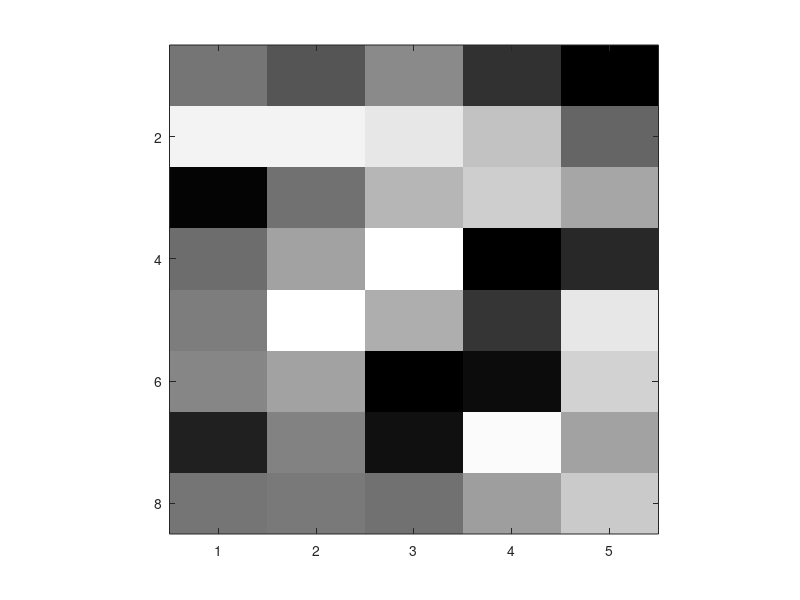
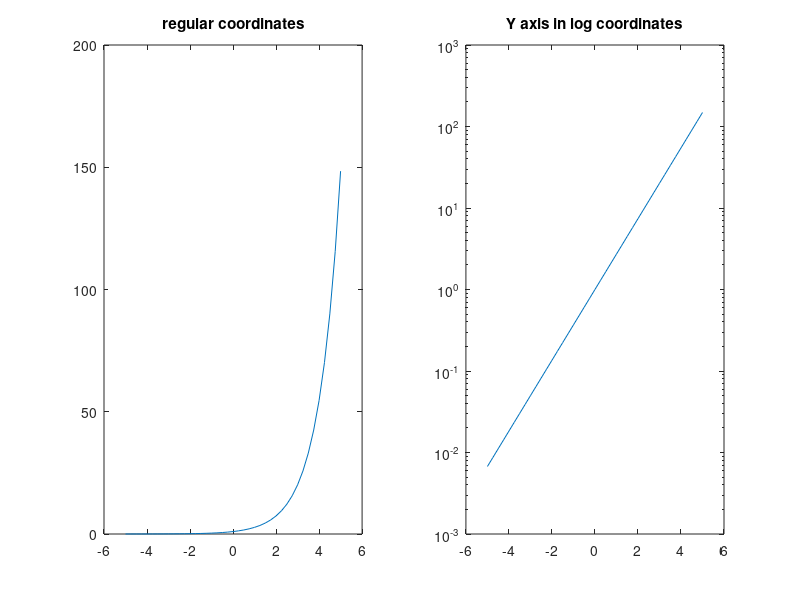

Recreate these plots in MATLAB, in order.
%% Intro to matlab tutorial, Odelia Schwartz and Eero Simoncelli
%
% In Matlab's editor, to run one block of code (starting with %%)
% you can use the Run and Advance button.
% You can also copy and paste lines from a text editor into Matlab

% Intro to matlab tutorial.

%% (1) Help and basics
%%%%%%%%%%%%%%%%%%%%%%

% The symbol "%" is used in front of a comment.

% To get help type "help" (will give list of help topics) or "help topic"

% If you don't know the exact name of the topic or command you are looking for,
% type "lookfor keyword" (e.g., "lookfor regression")

% When writing a long matlab statement that exceeds a single row use ...
% to continue statement to next row.

% When using the command line, a ";" at the end means matlab will not
% display the result. If ";" is omitted then matlab will display result.

% Use the up-arrow to recall commands without retyping them (and down
% arrow to go forward in commands).

% Other commands borrowed from emacs and/or tcsh:
% C-a moves to beginning of line (C-e for end), C-f moves forward a
% character (C-b moves back), C-d deletes a character, C-k deletes 
% the line to the right of the cursor, C-p goes back through the
% command history and C-n goes forward (equivalent to up and down arrows).

%% (2) Objects in matlab -- the basic objects in matlab are scalars,
% vectors, and matrices...
%%%%%%%%%%%%%%%%%%%%%%%%%%%%%%%%%%%%%%%%%%%%%%%%%%%%%%%%%%%%%%%%%%%%%%%

% Define a scalar
N = 5

%% Define a row vector
v = [1 0 0]

%% Define a column vector
v = [1;2;3]
   
%% Transpose a vector (row to column or column to row)
v = v'

%% Define a vector in a certain range: v=start:stepsize:end
v = 1:.5:3

v = pi*[-4:4]/4

%% The empty vector
v = []

%% Define a matrix 
m = [1 2 3; 4 5 6]

%% matrices in matlab are such that 1ST parameter is ROWS
%                                  2ND parameter is COLS 
% Define a zeros/ones matrix/vector: zeros(numrows, numcols)
m = zeros(2,3)   

%%
v = ones(1,3)  

%% The identity matrix
m = eye(3)

%% Define a random matrix or vector: (see differences rand, randn)
v = rand(1,3) 
v = rand(1,3) 
v = rand(1,3) 

%% Note: if you don't define a variable, but just write down an expression
% matlab will by default assign it to variable ans.

[1 2 3]

%% Access a vector or matrix: vector(number) or matrix(rownumber, columnnumber)
v = [1 2 3];
v(3)

%%
m = [1 2 3; 4 5 6]
m(1,3)              %1st row, 3rd col

%% Access a row/column of a matrix: matrix(rownum,:) matrix(:,column)
% : means all values in that row or column, or you can specify a range of vals.

m
m(2,:)    %2nd row

%%
m
m(:,1)    %1st column

%%
m
m(2,1:2)

%%
m
m(1:2, 1:2)  %1st row to 2nd row, 1st col to 2nd col

%%
% size of a matrix

m
size(m)
size(m,1)  %num rows
size(m,2)  %num columns

%%
% we can create a new vector of zeros the same size as m
m1=zeros(size(m))

%%
% what objects/variables have I defined: who

%%
who

%%
% detailed description - whos

whos

%% (3) Simple operations on vectors and matrices
%%%%%%%%%%%%%%%%%%%%%%%%%%%%%%%%%%%%%%%%%%%%%%%%

% (A) Pointwise Operations:
%%%%%%%%%%%%%%%%%%%%%%%%%%%%
% addition of vectors/matrices and multiplication by a scalar
% are done "element by element"

a =[1 2 3 4];
2 * a 

%%
a = [1 2 3 4];
b = [5 6 7 8];
a + b

%%
% But * / ^ are matrix operations and do not operate "element by element". 
% To make them pointwise, use a "." in front: .* ./ .^

a = [1 2; 3 4]
point_sqrd = a .^2

%%
a = [1 2 3]';
b = [4 5 6]';
point_mult = a.*b

%%
% Matlab has a large number of built in functions, see p.7 matlab primer.
% some operate on each point of a vector/matrix:

log([1 2 3 4])

%%
round([1.5 2; 2.2 3.1])

%%
% (B) Vector Operations
%%%%%%%%%%%%%%%%%%%%%%%

% Built-in matlab functions that operate on a vector. If a matrix is given, 
% then operates on each column of matrix. Some examples:

%%
a=[1 4 6 3];
sum(a)

%%
a
mean(a)
std(a)
max(a)

%%
a = [1 2 3; 4 5 6]
mean(a)                      %mean of each column
max(a)                       %max of each column    
max( max([1 2 3; 4 5 6]) )   %to obtain max of matrix

%%
% (C) Matrix Operations:
%%%%%%%%%%%%%%%%%%%%%%%%

% matrix multiplication
% make sure sizes match- (i j) * (j k)

% [1 2 3]  * [4 5 6]  
% Here sizes do not match. We have a row vector 1x3 times a row
% vector 1x3.  Matlab will display the following error:
% ??? Error using ==> *
% Inner matrix dimensions must agree.

%%
[1 2 3] * [4 5 6]'  % row vector 1x3 times column vector 3x1 
                    % results in single number.
                    % also known as dot product or inner
                    % product of 2 vectors

%%
[1 2 3]' * [4 5 6]  % column vector size 3x1 times row vector 1x3
                    % results in 3x3 matrix.
                    % also known as outer product of 2 vectors.

%%
[4 5 6]' * [1 2 3]

%%
a=[1 2; 3 4]
b=[5 6; 7 8]
b*a
a*b                

%%
%(4) Saving your work
%%%%%%%%%%%%%%%%%%%%%%%%%%%%%%%%%%%%%%%%%%%%%%%%%%%%%%%

% You can save all or some of the variables in your matlab
% session.

save mysession      %creates a file named session.mat with all vars

save mysession a b  %save only a and b
clear a b           %clear variables a and b

%% To load session

load mysession
a
b

%%(5) Relations and control statements
%%%%%%%%%%%%%%%%%%%%%%%%%%%%%%%%%%%%%%%%%%%%%%%%%%%%%%%

% relational operators: == (equal), ~= (not equal), <, <=, >, >=, etc.

% example: given a vector vec, create a new vector with values equal to 
% vec if they are > than 0, and equal to 0 if they <= 0.

vec=[3 5 -2 5 -1 0]

%%one method: loop through vec
new_vec = zeros(size(vec));        %initialize to zeros
for i = 1:size(vec,2)
   if vec(i)>0 new_vec(i) =vec(i); end
end
new_vec

%% But often loops can be avoided by using built in matlab functions
vec
new_vec2=zeros(size(vec));
tmp=find(vec>0)       %gives indices of all values of vector that are not 0
new_vec2(tmp)=vec(tmp)

%%(6) Plotting graphs
%%%%%%%%%%%%%%%%%%%%%%%%%%%%%%%%%%%%%%%%%%%%%%%%%%%%%%%

%% one format: plot(Y, '<symbol or color>')

figure(1)
clf;
vec=[0 2 4 6 8];
plot(2*vec, 'o');                               

%% In red...
plot(2*vec, 'r o');

%% Or we can plot a line instead of using symbol 'o'...
plot(2*vec);

%% In the previous graphs the values for the X axis were not
% defined. So matlab chose its own default values for X
% (which were its indices going from 1 to 5)...
% The Y axis had the values 2*vec.
% We will replot this in the first part of the figure.

clf;
vec
subplot(1,2,1)
plot(2*vec, 'o');                 

%% In the second part of the figure we specify both the X and Y axes 
% of the graph. 
% The format now is: plot(X, Y, '<symbol or color>')
% Compare the X axes of the two graphs.
subplot(1,2,2);
plot(vec,2*vec, 'o');

%% We can also define limits of the axes.
subplot(1,2,1)
axis([0 8 0 16]);                        % [Xmin Xmax Ymin Ymax]
subplot(1,2,2)
axis([0 8 0 16]);                        % [Xmin Xmax Ymin Ymax]

%% plot sinusoid
clf;
x=pi*[-24:24]/24;
plot(x,sin(x));
xlabel('radians');
ylabel('sin value');
title('dummy');

%% several graphs in one plot:

figure(1)
clf
plot(x,sin(x));
hold on                    
plot(x,2.*cos(x),'r --');
legend('sin', 'cos');
hold off

%% using semilog
figure(1); clf;
x=-5:.25:5;
subplot(1,2,1)
plot(x,exp(x));
title('regular coordinates');
subplot(1,2,2)
semilogy(x,exp(x))
title('Y axis in log coordinates');

%% plot random matrice 
figure(2);
m=rand(8,5);
imagesc(m)
colormap('gray');
axis('square');

%% plot random matrice again
figure(2);
m=rand(8,5);
imagesc(m)
colormap('gray');
axis('square');

%% Saving a file as pdf
% Do a help on print for other options...
print -dpdf 'fig1' -f1;

%% The end. 